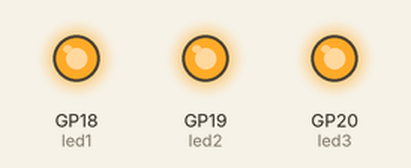
Recording of a program running on a simulated Raspberry Pi Pico running MicroPython. Shown: output pins drawn as LEDs (lit = HIGH). At 5.0 s the program stops and its outputs stay as they are.

Above: at 0.1 s.
At 5.1 s:
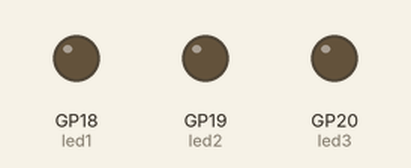
Timing chart, 0 to 6.5 s (numbered marks = the images above):
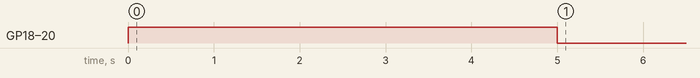

Measured:
- by itself, GP18 (led1), GP19 (led2), GP20 (led3): LOW → HIGH at 0.00 s, → LOW 5.0 s later

The program:

multiple_led.py
```python
from machine import Pin
import time

led1 = Pin(18, Pin.OUT)
led2 = Pin(19, Pin.OUT)
led3 = Pin(20, Pin.OUT)

led1.value(1)
led2.value(1)
led3.value(1)

time.sleep(5)

led1.value(0)
led2.value(0)
led3.value(0)
```
